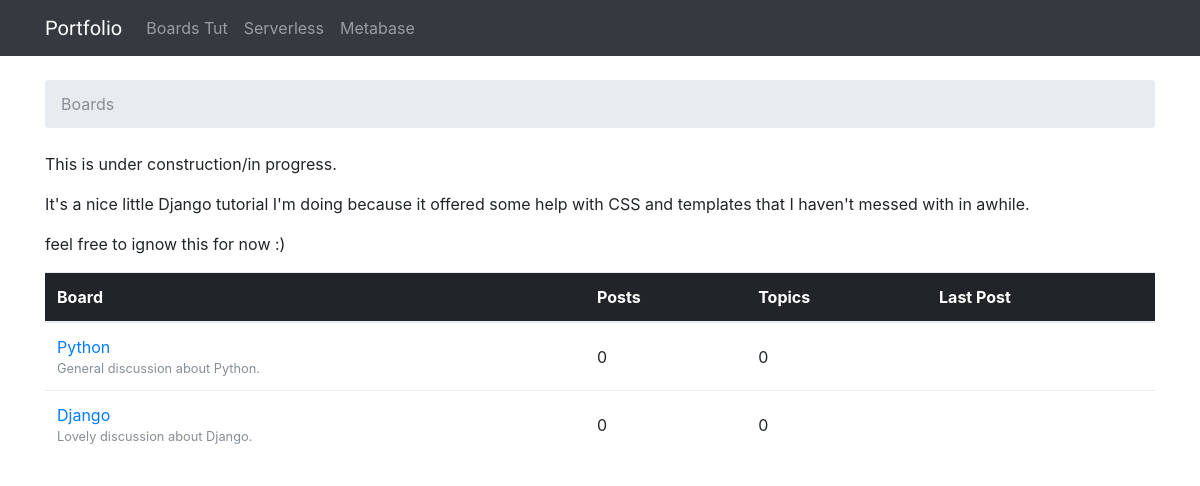
/boards, run on the app's committed database.
### boards/models.py (models this page shows, shortened)
class Board(models.Model):
    name = models.CharField(max_length=30, unique=True)
    description = models.CharField(max_length=100, null=True)

### boards/views.py (the view)
# urls.py: url(r'^boards$', views.home, name='home'),
def home(request):
    board, created = Board.objects.update_or_create(
        name='Python',
        defaults = {
            'description' : 'General discussion about Python.'
        }
    )
    board, created = Board.objects.update_or_create(
        name='Django',
        defaults = {
            'description' : 'Lovely discussion about Django.'
        }
    )
    boards = Board.objects.all()
    return render(request, 'home.html', {'boards': boards})

### templates/home.html
{% extends 'base.html' %}
{% block breadcrumb %}
  <li class="breadcrumb-item active">Boards</li>
{% endblock %}
{% block content %}
  <p>This is under construction/in progress.</p>
  <p>It's a nice little Django tutorial I'm doing because it offered some help with CSS and templates that I haven't messed with in awhile.</p>
  <p>feel free to ignow this for now :) </p>
  <table class="table">
    <thead class="thead-inverse">
      <tr>
        <th>Board</th>
        <th>Posts</th>
        <th>Topics</th>
        <th>Last Post</th>
      </tr>
    </thead>
    <tbody>
      {% for board in boards %}
        <tr>
          <td>
            <a href="{% url 'board_topics' board.pk %}">{{ board.name }}</a>
            <small class="text-muted d-block">{{ board.description }}</small>
          </td>
          <td class="align-middle">0</td>
          <td class="align-middle">0</td>
          <td></td>
        </tr>
      {% endfor %}
    </tbody>
  </table>
{% endblock %}

### static/css/app.css (style rules this page uses)
html, body { height: 100%; }

### data on the page
Board: name "Python", description "General discussion about Python."
Board: name "Django", description "Lovely discussion about Django."
